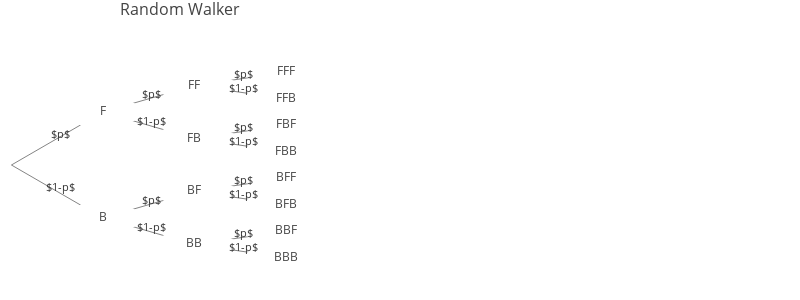

Here is the notebook cell this chart was saved with:
### Markdown cell above
### A random walker. 

Imagine a drunk tightrope walker, who manages to keep his balance, but takes a step forward with probability  p  and takes a step back with probability  (1−p) .

(a) What is the probability that after two steps, the tightrope walker will be at the same place on the rope as where he started?

(b) What is the probability that after three steps, the tightrope walker will be one step forward from where he started?

(c) Given that after three steps he has managed to move ahead one step, what is the probability that the first step he took was a step forward?

### Code cell
walker_node_child = [[1,8],[2,5],[3,4],None,None, [6,7],None,None,[9,12],[10,11],None,None,[13,14], None, None]

walker_nodes = build_nodeDict('FB',repeat=3,children=walker_node_child)#use build_nodeDict() from Hierarchy_tree

walker_edges_labls = {'01':'$p$','08':'$1-p$','12':'$p$','15':'$1-p$',
                   '23':'$p$','24':'$1-p$','56':'$p$','57':'$1-p$','89':'$p$','812':'$1-p$',
                   '910':'$p$','911':'$1-p$','1213':'$p$','1214':'$1-p$'}

walker_tree = TreeGraph(orientation='h',root=walker_nodes[0][0],spread=0.5,gap=0.08,
              nodes=walker_nodes,edge_weights=None,edge_labels=walker_edges_labls)

walker_tree.generic_plotly_plot("Random Walker", title_pos=0.15, height=300, width=800, legend=False)

display_math(r"\text{(a) }=FB+BF=(p\cdot(1-p))+(p\cdot(1-p))=2p(1-p)\\\text{(b) }=FFB+FBF+BFF= \
(p^2\cdot(1-p))+(p^2\cdot(1-p))+ (p^2\cdot(1-p))=3p^2(1-p)\\\text{(c) }P(F_1|\text{(b)})= \
\frac{P(F_1\cap (b))}{P\text{(b)}}=F_1\text{ is a subset of (b) }=\frac{2p^2(1-p)}{3p^2(1-p)}=\frac{2}{3}")

### Figure 1 — Plotly figure (JSON) as saved in the notebook; plotly's stock layout.template omitted (floating-point values rounded to 4 significant figures)
{"data": [{"marker": {"color": [], "showscale": false, "size": 0}, "mode": "text", "text": [], "type": "scatter", "uid": "dba4e7c1-2f68-405a-b99a-df002d57878a", "x": [0], "y": [0.5]}, {"line": {"color": "#777", "width": 0.9}, "mode": "lines", "text": [], "type": "scatter", "uid": "d0533b05-a98c-4683-9e89-8a1a7d470a92", "x": [0, 0.08, null, 0, 0.08, null, 0.08, 0.16, null, 0.08, 0.16, null, 0.08, 0.16, null, 0.08, 0.16, null, 0.16, 0.24, null, 0.16, 0.24, null, 0.16, 0.24, null, 0.16, 0.24, null, 0.16, 0.24, null, 0.16, 0.24, null, 0.16, 0.24, null, 0.16, 0.24, null], "y": [0.5, 0.625, null, 0.5, 0.375, null, 0.625, 0.6875, null, 0.625, 0.5625, null, 0.375, 0.4375, null, 0.375, 0.3125, null, 0.6875, 0.7188, null, 0.6875, 0.6562, null, 0.5625, 0.5938, null, 0.5625, 0.5312, null, 0.4375, 0.4688, null, 0.4375, 0.4062, null, 0.3125, 0.3438, null, 0.3125, 0.2812, null]}, {"marker": {"color": ["white", "white", "white", "white", "white", "white", "white", "white", "white", "white", "white", "white", "white", "white"], "showscale": false, "size": 70, "symbol": "diamond-wide"}, "mode": "markers+text", "name": "Nodes", "showlegend": false, "text": ["F", "B", "FF", "FB", "FFF", "FFB", "FBF", "FBB", "BF", "BB", "BFF", "BFB", "BBF", "BBB"], "textfont": {"size": 12}, "type": "scatter", "uid": "ddeea4f0-5c6a-4c82-8fc4-6f23e6612852", "x": [0.08, 0.08, 0.16, 0.16, 0.24, 0.24, 0.24, 0.24, 0.16, 0.16, 0.24, 0.24, 0.24, 0.24], "y": [0.625, 0.375, 0.6875, 0.5625, 0.7188, 0.6562, 0.5938, 0.5312, 0.4375, 0.3125, 0.4688, 0.4062, 0.3438, 0.2812]}], "layout": {"annotations": [{"align": "center", "arrowsize": 1, "arrowwidth": 1, "ax": 3, "ay": -5, "borderpad": 1, "font": {"color": "#333", "size": 11}, "showarrow": true, "text": "$p$", "x": 0.04, "xref": "x", "y": 0.5625, "yref": "y"}, {"align": "center", "arrowsize": 1, "arrowwidth": 1, "ax": 3, "ay": -5, "borderpad": 1, "font": {"color": "#333", "size": 11}, "showarrow": true, "text": "$1-p$", "x": 0.04, "xref": "x", "y": 0.4375, "yref": "y"}, {"align": "center", "arrowsize": 1, "arrowwidth": 1, "ax": 3, "ay": -5, "borderpad": 1, "font": {"color": "#333", "size": 11}, "showarrow": true, "text": "$p$", "x": 0.12, "xref": "x", "y": 0.6562, "yref": "y"}, {"align": "center", "arrowsize": 1, "arrowwidth": 1, "ax": 3, "ay": -5, "borderpad": 1, "font": {"color": "#333", "size": 11}, "showarrow": true, "text": "$1-p$", "x": 0.12, "xref": "x", "y": 0.5938, "yref": "y"}, {"align": "center", "arrowsize": 1, "arrowwidth": 1, "ax": 3, "ay": -5, "borderpad": 1, "font": {"color": "#333", "size": 11}, "showarrow": true, "text": "$p$", "x": 0.12, "xref": "x", "y": 0.4062, "yref": "y"}, {"align": "center", "arrowsize": 1, "arrowwidth": 1, "ax": 3, "ay": -5, "borderpad": 1, "font": {"color": "#333", "size": 11}, "showarrow": true, "text": "$1-p$", "x": 0.12, "xref": "x", "y": 0.3438, "yref": "y"}, {"align": "center", "arrowsize": 1, "arrowwidth": 1, "ax": 3, "ay": -5, "borderpad": 1, "font": {"color": "#333", "size": 11}, "showarrow": true, "text": "$p$", "x": 0.2, "xref": "x", "y": 0.7031, "yref": "y"}, {"align": "center", "arrowsize": 1, "arrowwidth": 1, "ax": 3, "ay": -5, "borderpad": 1, "font": {"color": "#333", "size": 11}, "showarrow": true, "text": "$1-p$", "x": 0.2, "xref": "x", "y": 0.6719, "yref": "y"}, {"align": "center", "arrowsize": 1, "arrowwidth": 1, "ax": 3, "ay": -5, "borderpad": 1, "font": {"color": "#333", "size": 11}, "showarrow": true, "text": "$p$", "x": 0.2, "xref": "x", "y": 0.5781, "yref": "y"}, {"align": "center", "arrowsize": 1, "arrowwidth": 1, "ax": 3, "ay": -5, "borderpad": 1, "font": {"color": "#333", "size": 11}, "showarrow": true, "text": "$1-p$", "x": 0.2, "xref": "x", "y": 0.5469, "yref": "y"}, {"align": "center", "arrowsize": 1, "arrowwidth": 1, "ax": 3, "ay": -5, "borderpad": 1, "font": {"color": "#333", "size": 11}, "showarrow": true, "text": "$p$", "x": 0.2, "xref": "x", "y": 0.4531, "yref": "y"}, {"align": "center", "arrowsize": 1, "arrowwidth": 1, "ax": 3, "ay": -5, "borderpad": 1, "font": {"color": "#333", "size": 11}, "showarrow": true, "text": "$1-p$", "x": 0.2, "xref": "x", "y": 0.4219, "yref": "y"}, {"align": "center", "arrowsize": 1, "arrowwidth": 1, "ax": 3, "ay": -5, "borderpad": 1, "font": {"color": "#333", "size": 11}, "showarrow": true, "text": "$p$", "x": 0.2, "xref": "x", "y": 0.3281, "yref": "y"}, {"align": "center", "arrowsize": 1, "arrowwidth": 1, "ax": 3, "ay": -5, "borderpad": 1, "font": {"color": "#333", "size": 11}, "showarrow": true, "text": "$1-p$", "x": 0.2, "xref": "x", "y": 0.2969, "yref": "y"}], "autosize": true, "height": 300, "hovermode": "closest", "margin": {"b": 0, "l": 0, "r": 0, "t": 30}, "showlegend": false, "title": {"font": {"size": 16}, "text": "Random Walker", "x": 0.15}, "width": 800, "xaxis": {"range": [-0.01, 0.69], "showgrid": false, "showticklabels": false, "zeroline": false}, "yaxis": {"range": [0.1812, 0.8187], "showgrid": false, "showticklabels": false, "zeroline": false}}}
